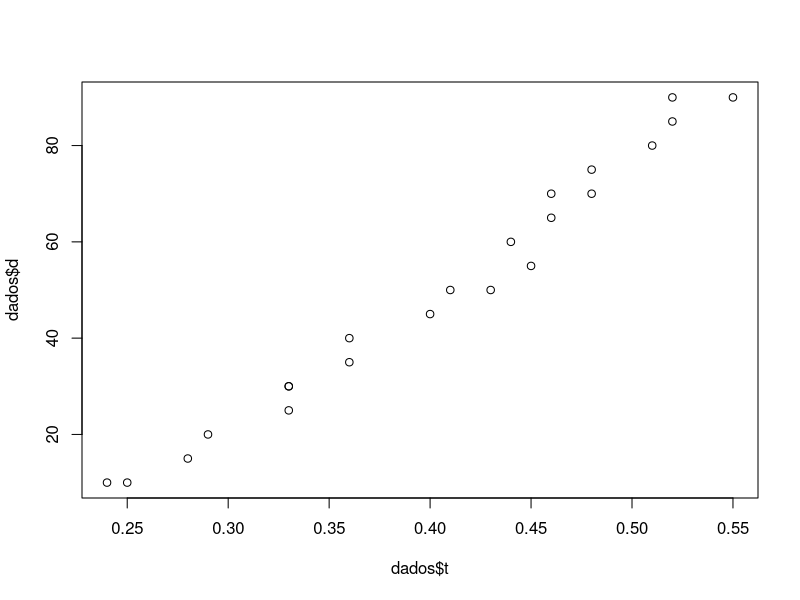
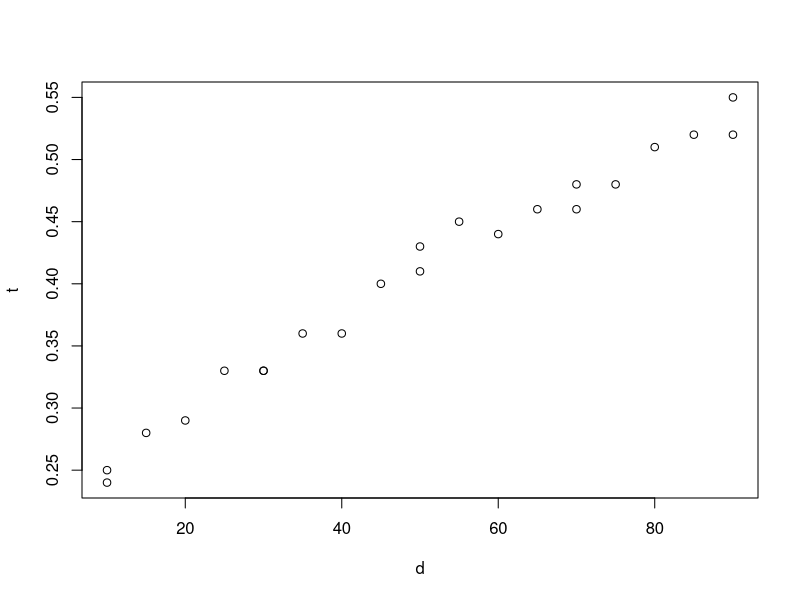
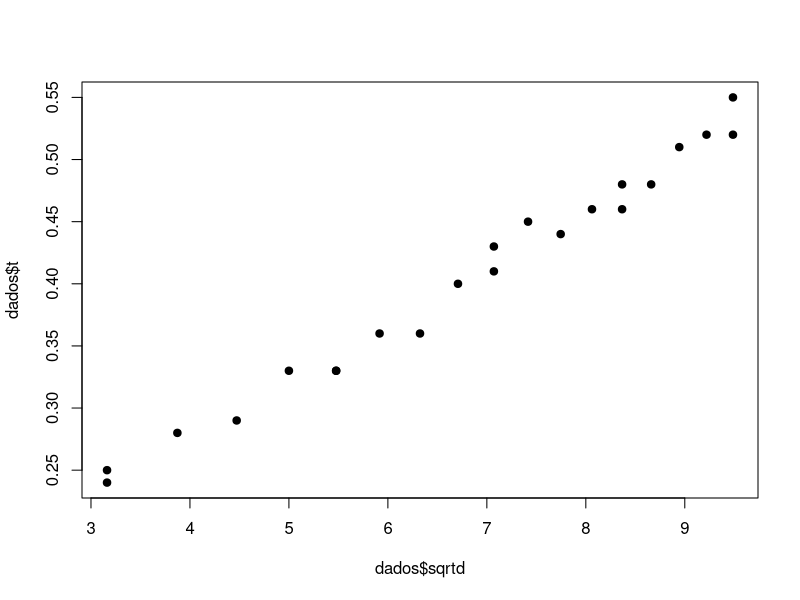
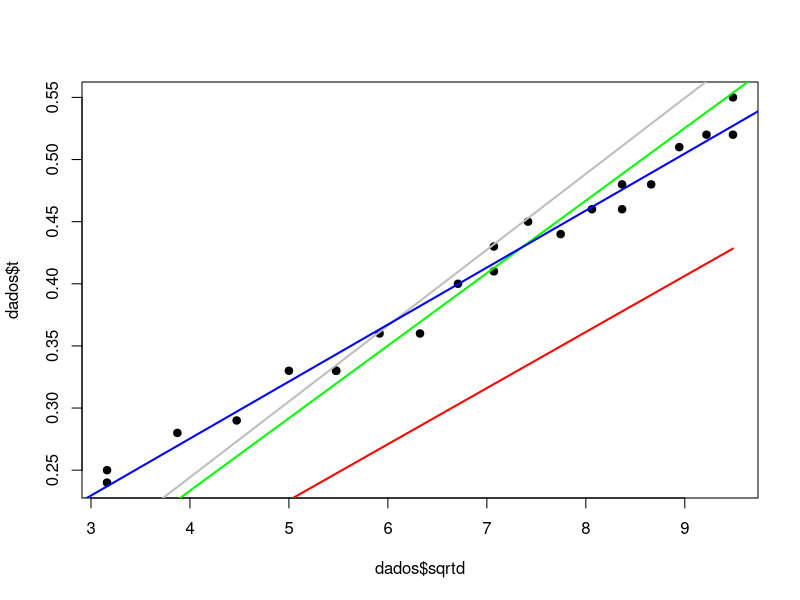
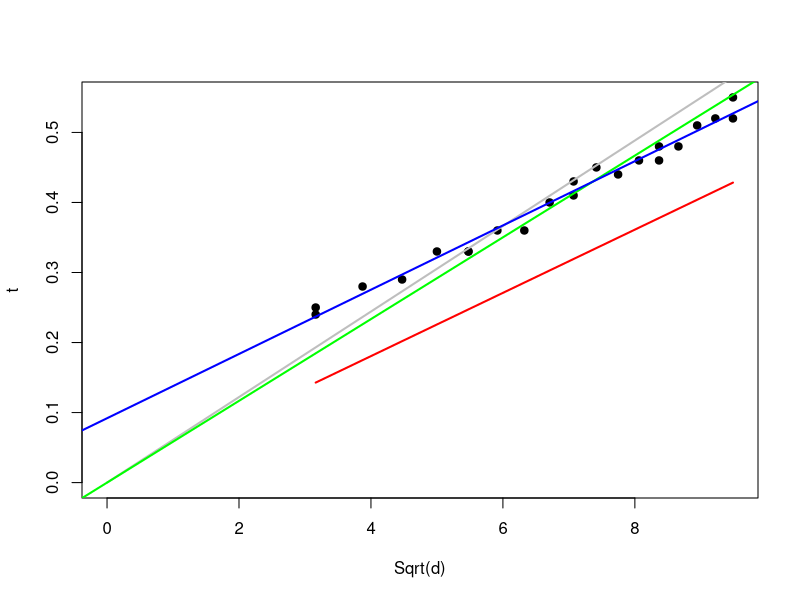
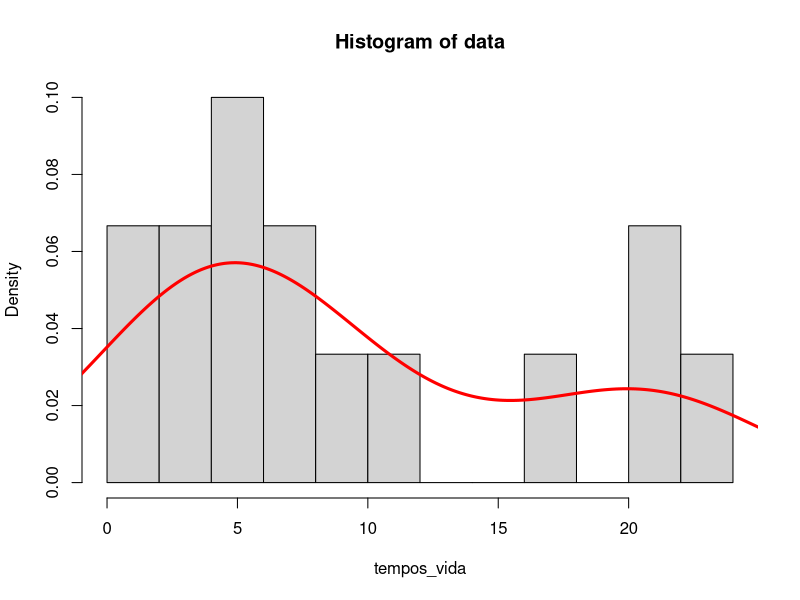
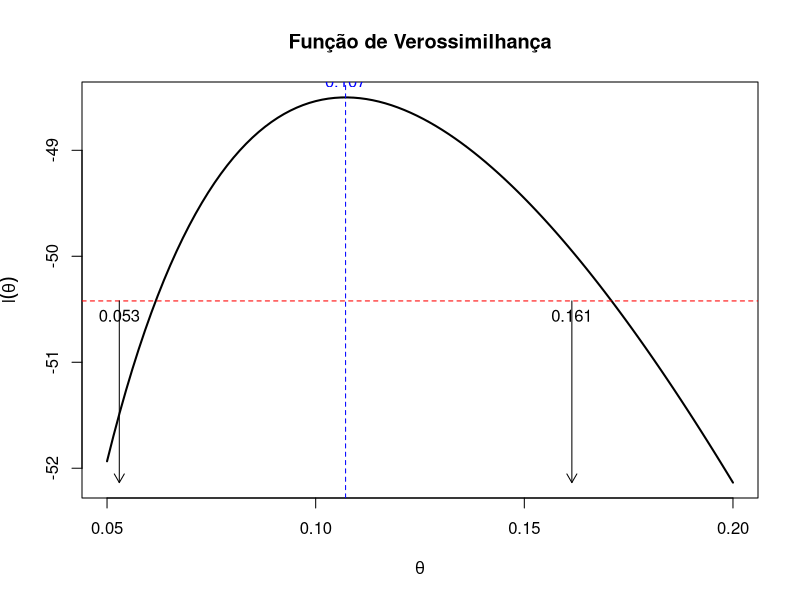

Recreate these plots in R, in order.
# QUESTAO 1 ----

library(tibble)

# Criando o tibble com os dados fornecidos na figura
dados <- tibble(
  d = c(10, 40, 70, 10, 45, 75, 15, 50, 80, 20, 50, 85, 25, 55, 90, 30, 60, 90, 30, 65, 35, 70),
  t = c(0.24, 0.36, 0.46, 0.25, 0.40, 0.48, 0.28, 0.43, 0.51, 0.29, 0.41, 0.52, 0.33, 0.45, 0.52, 0.33, 0.44, 0.55, 0.33, 0.46, 0.36, 0.48)
)

# Exibindo o tibble
print(dados)
plot(dados$d ~ dados$t)
plot(dados)

dados$sqrtd <- sqrt(dados$d)

plot(dados$t ~ dados$sqrtd, col = "black", pch = 19)


# base plot
plot(dados$t ~ dados$sqrtd, col = "black", pch = 19)

# modelo (1) y = beta * x
dados$beta <- dados$t / dados$sqrtd
beta1 <- mean(dados$beta)
curve(beta1 * x, add = TRUE, col = "grey", lwd = 2)

# modelo (2) y = beta * x + erro
soma_produto_xy <- sum(dados$sqrtd * dados$t)
soma_x2 <- sum(dados$sqrtd^2)
beta2 <- soma_produto_xy / soma_x2
abline(a = 0, b = beta2, col = "green", lwd = 2)

# modelo (3) regressao linear
modelo <- lm(dados$t ~ dados$sqrtd)
abline(modelo, col = "blue", lwd = 2)
summary(modelo)

modelo$coefficients[2]

g_estimado <- 2 / (modelo$coefficients[2]^2)
g_estimado

confint(modelo)

# Obtenção do intervalo de confiança para o coeficiente sqrt(2/g)
confint_coef <- confint(modelo)[2, ]

# Cálculo do intervalo de confiança para g
ci_g_lower <- 2 / (confint_coef[2]^2)  # Limite inferior
ci_g_upper <- 2 / (confint_coef[1]^2)  # Limite superior

# Exibindo o intervalo de confiança para g
ci_g <- c(ci_g_lower, ci_g_upper)
names(ci_g) <- c("Lower", "Upper")
ci_g


# equacao de Newton
g <- 981  # cm/s^2
newton_t <- sqrt(2/g) * dados$sqrtd
lines(dados$sqrtd, newton_t, col = "red", lwd = 2)


# Ajuste para o gráfico iniciar em (0, 0)
plot(dados$t ~ dados$sqrtd, col = "black", pch = 19, 
     xlab = "Sqrt(d)", ylab = "t", 
     xlim = c(0, max(dados$sqrtd)), ylim = c(0, max(dados$t)))
curve(beta1 * x, add = TRUE, col = "grey", lwd = 2)
abline(a = 0, b = beta2, col = "green", lwd = 2)
abline(modelo, col = "blue", lwd = 2)
lines(dados$sqrtd, newton_t, col = "red", lwd = 2)




# SOLUCAO 1 ----









# QUESTAO 4 ----
# Neste exercício exploramos as ideias centrais da inferencia por verossimilhança.
# Considere que foram coletados dados sobre o tempo de vida (em min.) de um vírus quando fora de uma célula.
# 5.33, 7.16, 1.18, 11.57, 4.75, 9.42, 23.33, 7.18, 17.42, 20.09, 0.53, 4.04, 3.82, 3.24 and 20.91

# Após avaliar opções decidiu-se adotar a distribuição exponencial para descrever a variável.
# O objetivo é fazer inferências utilizando a função de verossimilhança.
# A figura a seguir resume as informações para tal inferência e contém os elementos mostrados em figuras semelhantes nos materiais do curso.

# Baseando-se na figura, marque a(s) afirmativa(s) verdadeira(s).
# (OBS: No texto e figura utiliza-se “.” (ponto) como separador de decimais.)

# Questão Escolha uma ou mais:
  
# a. O intervalo de confiança indicado na figura é simétrico ao redor da estimativa do parâmetro.
# b. Deseja-se testar estatisticamente a hipótese de que o valor do parâmetro difere de 0.158. Utiliza-se o mesmo nível de confiança definido para os intervalos. A conclusão é a de que a hipótese nula de θ=0.158 deve ser: rejeitada.
# c. O intervalo de confiança para o parâmetro é [0.107 ; 0.171].
# d. O valor estimado do parâmetro é de 0.107.
# e. Caso houvesse interesse em obter um intervalo com um nivel de confiança maior do que o utilizado no gráfico, o intervalo seria mais largo do que o mostrado no gráfico.


# SOLUCAO ----

# Dados fornecidos sobre o tempo de vida do vírus (em minutos)
tempos_vida <- c(5.33, 7.16, 1.18, 11.57, 4.75, 9.42, 23.33, 7.18, 17.42, 20.09, 0.53, 4.04, 3.82, 3.24, 20.91)

hist(tempos_vida, breaks = 10, probability = TRUE, main = "Histogram of data")
lines(density(tempos_vida), col="red", lwd=3)


# Função de verossimilhança para a distribuição exponencial
log_verossimilhanca <- function(theta, dados) {
  n <- length(dados)
  soma_dados <- sum(dados)
  n * log(theta) - theta * soma_dados
}

# Encontrar a estimativa máxima de verossimilhança (MLE) para o parâmetro theta
optim_result <- optim(par = 1/mean(tempos_vida), 
                      fn = log_verossimilhanca, 
                      dados = tempos_vida, 
                      control = list(fnscale = -1), # maximização
                      hessian = TRUE)

# Estimativa do parâmetro theta (MLE)
theta_mle <- optim_result$par

# Valor da função de verossimilhança máxima
log_lik_max <- optim_result$value

# Obtenção do intervalo de confiança por método aproximado (assumindo normalidade do MLE)
alpha <- 0.05
z_alpha <- qnorm(1 - alpha / 2)
se_theta <- sqrt(1 / (-optim_result$hessian)) # erro padrão do MLE

# Limites do intervalo de confiança
ic_lower <- theta_mle - z_alpha * se_theta
ic_upper <- theta_mle + z_alpha * se_theta

# Plot da função de verossimilhança
theta_vals <- seq(0.05, 0.20, length.out = 100)
log_lik_vals <- sapply(theta_vals, log_verossimilhanca, dados = tempos_vida)

plot(theta_vals, log_lik_vals, type = "l", lwd = 2,
     xlab = expression(theta),
     ylab = expression(l(theta)),
     main = "Função de Verossimilhança")

# Adicionando os valores do MLE e intervalo de confiança no gráfico
abline(v = theta_mle, col = "blue", lty = 2)
abline(h = log_lik_max - z_alpha^2 / 2, col = "red", lty = 2)
arrows(ic_lower, log_lik_max - z_alpha^2 / 2, ic_lower, min(log_lik_vals), length = 0.1, col = "black")
arrows(ic_upper, log_lik_max - z_alpha^2 / 2, ic_upper, min(log_lik_vals), length = 0.1, col = "black")
text(theta_mle, log_lik_max, labels = round(theta_mle, 3), pos = 3, col = "blue")
text(ic_lower, log_lik_max - z_alpha^2 / 2, labels = round(ic_lower, 3), pos = 1, col = "black")
text(ic_upper, log_lik_max - z_alpha^2 / 2, labels = round(ic_upper, 3), pos = 1, col = "black")

# Resultados
cat("Estimativa pontual (MLE) de theta:", round(theta_mle, 3), "\n")
cat("Intervalo de confiança para theta: [", round(ic_lower, 3), ";", round(ic_upper, 3), "]\n")
